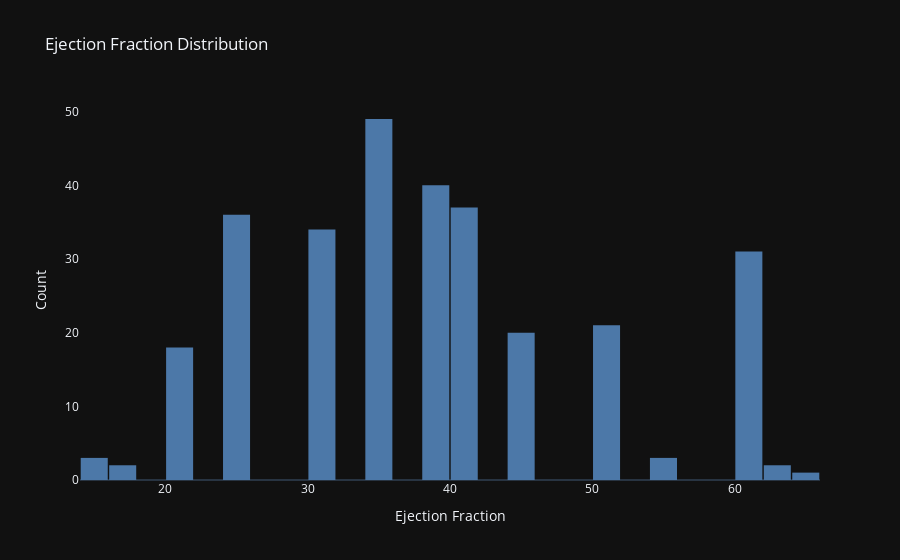

Notebook code cell kept with this figure:
### Markdown cell above
Wider sections of the violin plot represent a higher probability of observations having a given value, whereas the thinner sections represent a lower probability.

### Code cell
# Distribution of ejection_fraction

fig = go.Figure()
fig.add_trace(go.Histogram(
    x = dataset['ejection_fraction'],
    xbins = dict(
        start = 14, 
        end = 80,
        size = 2
    ),
    marker_color = '#4c78a8',
    opacity = 1
))

fig.update_layout(
    title_text = 'Ejection Fraction Distribution',
    xaxis_title_text = 'Ejection Fraction',
    yaxis_title_text = 'Count',
    bargap = 0.05,
    xaxis = {'showgrid': False},
    yaxis = {'showgrid': False},
    template = 'plotly_dark'
)

fig.show()

### Figure 1 — Plotly figure (JSON) as saved in the notebook; plotly's stock layout.template omitted (floating-point values rounded to 4 significant figures; data arrays with more than 128 entries replaced by an {"elided": "..."} marker saying what was removed)
{"data": [{"marker": {"color": "#4c78a8"}, "opacity": 1, "type": "histogram", "x": {"elided": "297 int values"}, "xbins": {"end": 80, "size": 2, "start": 14}}], "layout": {"bargap": 0.05, "title": {"text": "Ejection Fraction Distribution"}, "xaxis": {"showgrid": false, "title": {"text": "Ejection Fraction"}}, "yaxis": {"showgrid": false, "title": {"text": "Count"}}}}
